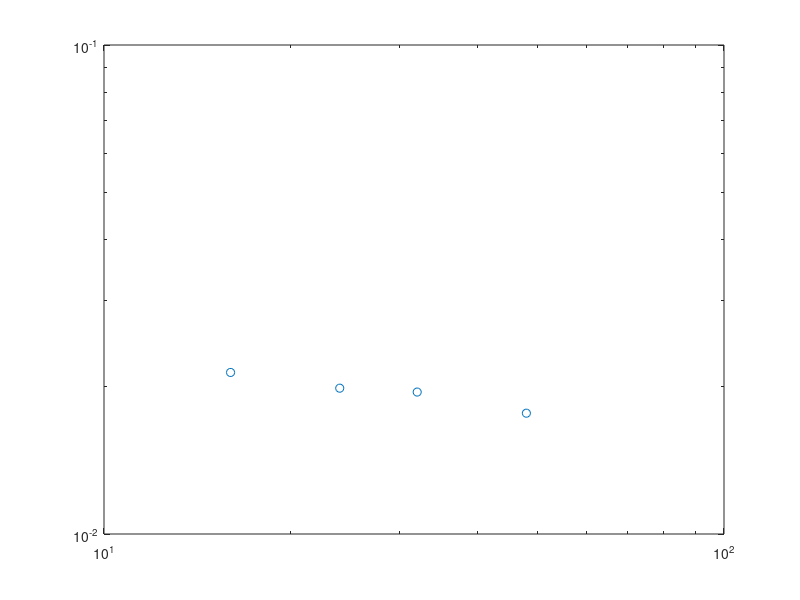

Recreate this plot in MATLAB. (Note: this script raises an error after producing the figure.)
Lx = [16,24, 32,  48];
A_cdw = [0.021398, 0.019870,0.019511, 0.017663];
h1 = loglog(Lx, A_cdw,'o');hold on;

p = fit(log(Lx(1:end)'),log(A_cdw(1:end)'),'poly1');
fprintf('Kc=%.5f\n',-p.p1*2);
x = fit_x(1):0.5:fit_x(end);
fl=loglog(Lx,exp(p.p2)*Lx.^p.p1,'-.');
T=text(30,0.02,['$K_{c}=',num2str(-p.p1*2),'$']);
set(T,'Interpreter','latex');
set(T,'Fontsize',28);



set(gca,'fontsize',24);
set(gca,'linewidth',1.5);
set(get(gca,'Children'),'linewidth',3); % Set line width 1.5 pounds
set(h1,'markersize',10);
xlabel('$L_x$','Interpreter','latex');
ylabel('$A_{cdw}$','Interpreter','latex');
set(get(gca,'XLabel'),'FontSize',24); 
set(get(gca,'YLabel'),'FontSize',24); 
